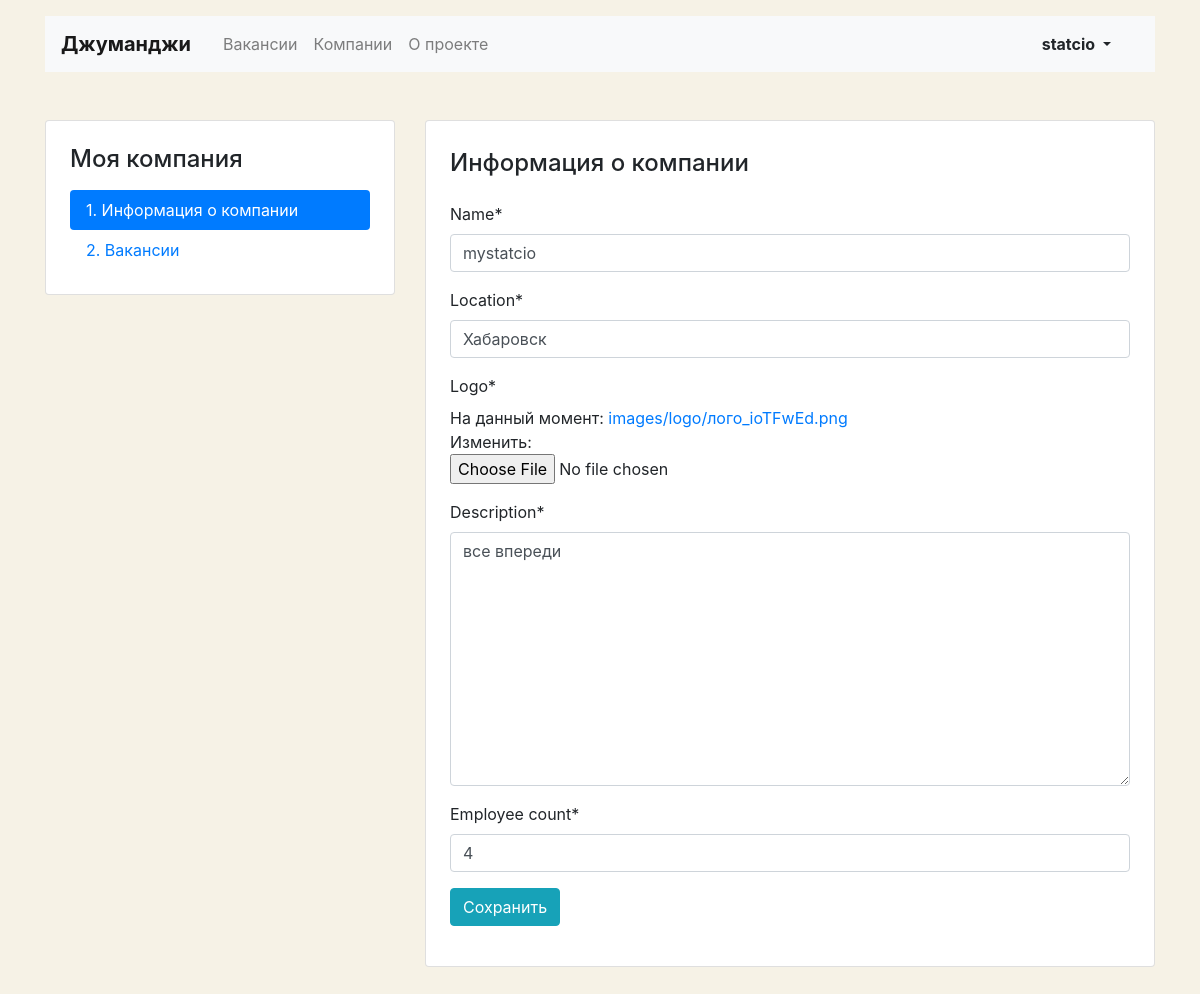
The page /mycompany/ (signed in) on the database as committed earlier.
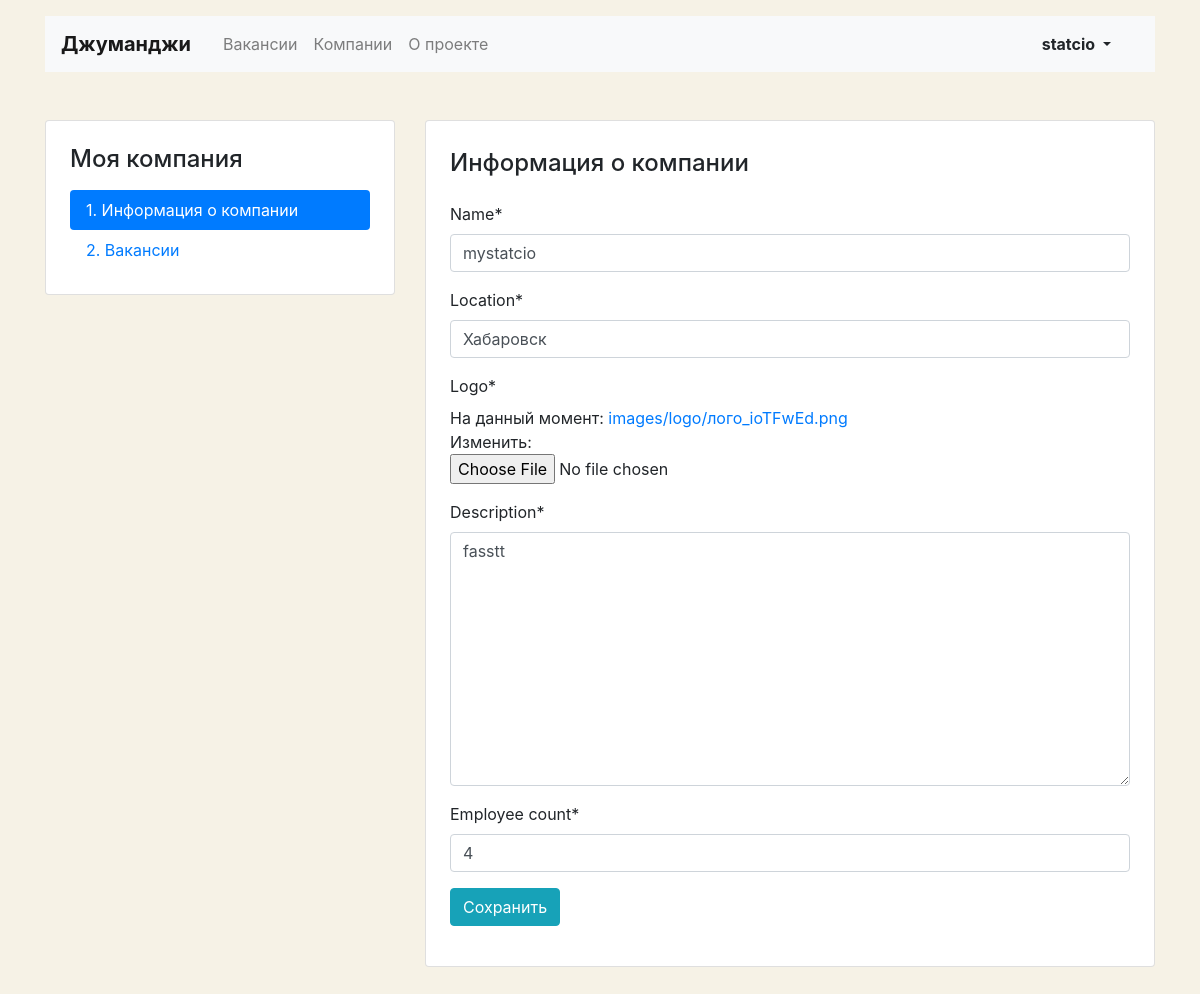
The same page on the database as committed later.
### vacancies/models.py (models this page shows, shortened)
class Company(models.Model):
    name = models.CharField(max_length=50)
    location = models.CharField(max_length=30)
    logo = models.ImageField(upload_to='images/logo/')
    description = models.TextField()
    employee_count = models.IntegerField()
    owner = models.OneToOneField(User, null=True, on_delete=models.PROTECT, related_name='company')
    class Meta:
        verbose_name_plural = 'Companies'

### vacancies/views.py (the view, shortened to what this page needs)
# urls.py: path('mycompany/', views.MyCompanyView.as_view(), name='mycompany'),
class MyCompanyView(LoginRequiredMixin, TemplateResponseMixin, View):
    form_class = CompanyForm
    template_name = 'company/company-edit.html'
    def get(self, request, *args, **kwargs):
        try:
            return self.render_to_response({
                'form': self.form_class(instance=request.user.company),
            })
        except ObjectDoesNotExist:
            return self.render_to_response({
                'form': self.form_class(),
            })

### vacancies/forms.py
class CompanyForm(forms.ModelForm):
    class Meta:
        model = Company
        exclude = ('owner',)

### vacancies/templates/company/company-edit.html (shortened to what this page needs)
{% extends 'base.html' %}
{% load crispy_forms_tags %}
{% block content %}
  <main class="container mt-3 pb-5">
    <div class="row mt-5">
      <div class="col-12 col-lg-4">
        {% if request.user.company %}
          {% include 'company/mycompany-nav.html' %}
          {% endif %}
      </div>
      <div class="col-12 col-lg-8">
        <div class="card">
          <div class="card-body px-4 pb-4">
            <section class="tab-pane fade show active">
              <h2 class="h4 pt-2 pb-3">Информация о компании</h2>
              <form action="{{ request.path }}" method="post" enctype="multipart/form-data">
                 {{ form|crispy }}
                <div class="form-group">
                  <input type="submit" class="btn btn-info" value="Сохранить">
                </div>
              </form>
            </section>
          </div>
        </div>
      </div>
    </div>
  </main>
{% endblock content %}

Rows that differ between the two databases and show on the page:
changed Company "mystatcio": description "все впереди" → "fasstt"
